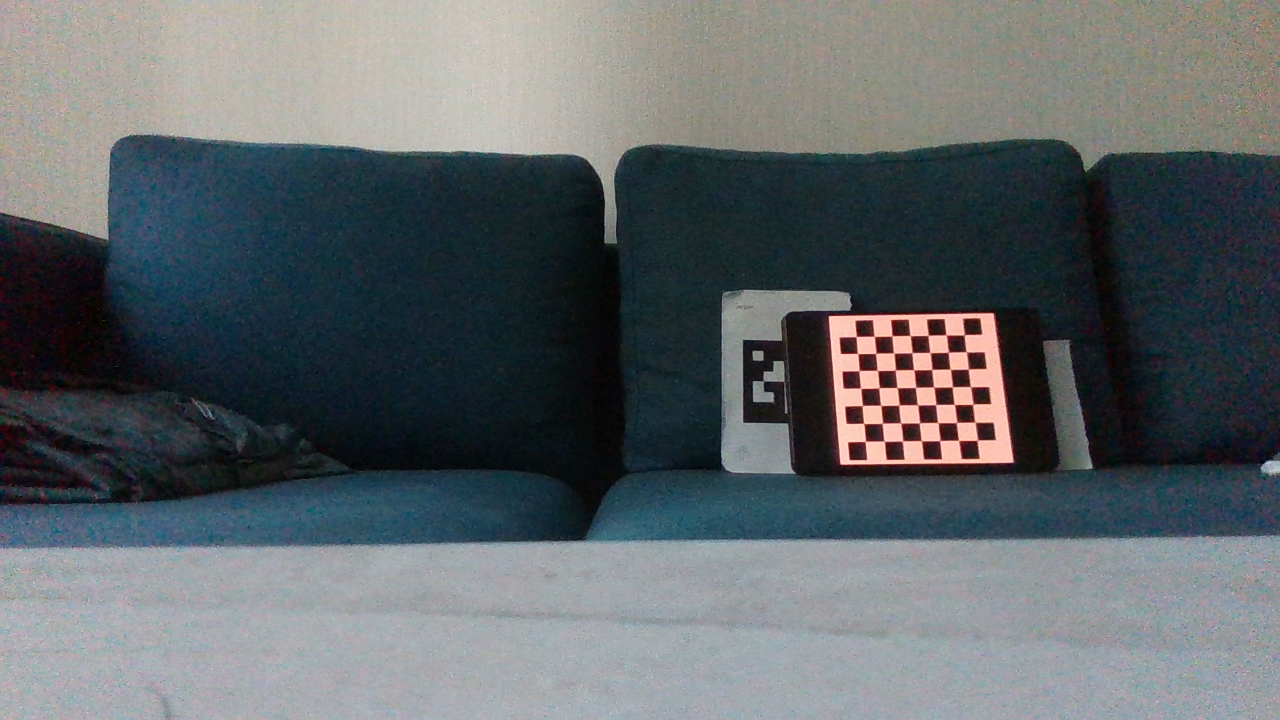
#> input picture calib_images/2021_12_16/0.png, 1280 x 720 px
$ python Camera_Calibration.py
#> lines starting #> are read from the running program, lines starting #| are printed output that depends on the picture; after the words box and inside, x2 and y2 are one past the last pixel; in counts of white or black regions, pixels touching at a corner belong together; long printed decimals are rounded
#> (the call stopped at in read_image_pipline, `pipeline = rs.pipeline()`: pyrealsense2 is not available in this run)
import os.path
import cv2
import glob
import pyrealsense2 as rs
import time
from pathlib import Path
import numpy as np

def read_image_pipline():
    pipeline = rs.pipeline()
    config = rs.config()
    config.enable_stream(rs.stream.color, 1280, 720, rs.format.bgr8, 30)
    profile = pipeline.start(config)

    save_path = os.path.join(os.getcwd(), "../calib_images", time.strftime("%Y_%m_%d", time.localtime()))
    if not Path(save_path).exists():
        os.mkdir(save_path)
    saved_color_image = None
    saved_count = 0

    cv2.namedWindow("live", cv2.WINDOW_AUTOSIZE)
    cv2.namedWindow("save", cv2.WINDOW_AUTOSIZE)

    try:
        while True:
            frames = pipeline.wait_for_frames()
            color_frame = frames.get_color_frame()
            color_image = np.asarray(color_frame.get_data())
            #color_image = cv2.resize(color_image, (256,192))
            cv2.imshow("live", color_image)
            key = cv2.waitKey(30)

            if key == ord('s'):
                saved_color_image = color_image
                cv2.imwrite(os.path.join((save_path), "{}.png".format(saved_count)), saved_color_image)
                saved_count+=1
                cv2.imshow("save", saved_color_image)

            if key == ord('q'):
                cv2.destroyAllWindows()
                break
    finally:
        pipeline.stop()


def getCameraParameters(path):
#> called with path = '../calib_images/2021_12_16/'
    chess_w = 7
    chess_h = 7

    # termination criteria
    criteria = (cv2.TERM_CRITERIA_EPS + cv2.TERM_CRITERIA_MAX_ITER, 30, 0.001)

    # prepare object points, like (0,0,0), (1,0,0), (2,0,0) ....,(6,5,0)
    objp = np.zeros((chess_w*chess_h, 3), np.float32)
    objp[:,:2] = np.mgrid[0:chess_w, 0:chess_h].T.reshape(-1,2)
    objp = objp*2 # 2mm
    # Arrays to store object points and image points from all the images.
    objpoints = [] # 3d point in real world space
    imgpoints = [] # 2d points in image plane.
    path_name = path + '*.png'
    files = glob.glob(path_name)
    for file in files:
        img = cv2.imread(file)
#> img is the input picture: shape (720, 1280, 3); mean B, G, R 105.3, 102.2, 96
        gray = cv2.cvtColor(img, cv2.COLOR_BGR2GRAY)
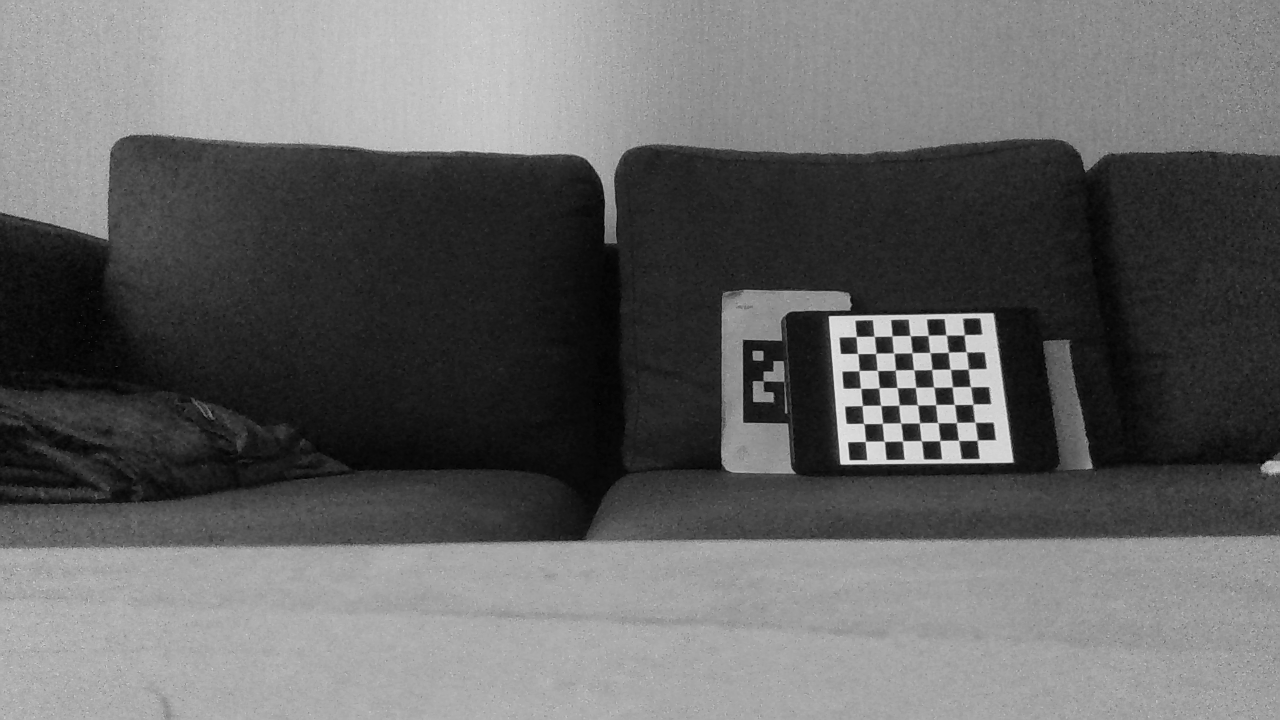
#> gray: shape (720, 1280); min 1, max 231, mean 100.6
        # Find the chess board corners
        ret, corners = cv2.findChessboardCorners(gray, (chess_w, chess_h),None)
#> ret = True; corners = 49 rows, first 8: [977, 440.4], [958.5, 440.3], [939.5, 440.7], [921.4, 440.8], [902.6, 441], [884.4, 441.5], [865.4, 441.4], [975, 422.2]

        # If found, add object points, image points (after refining them)
        if ret == True:
            objpoints.append(objp)

            corners2 = cv2.cornerSubPix(gray,corners, (9,9), (-1,-1), criteria)
#> corners2 = 49 rows, first 8: [977.3, 440.2], [958.6, 440.4], [939.9, 440.5], [921.4, 440.7], [902.6, 440.9], [884.2, 441.3], [865.4, 441.3], [974.9, 422.2]
            imgpoints.append(corners2)

            # Draw and display the corners
            img = cv2.drawChessboardCorners(img, (chess_w, chess_h), corners2,ret)
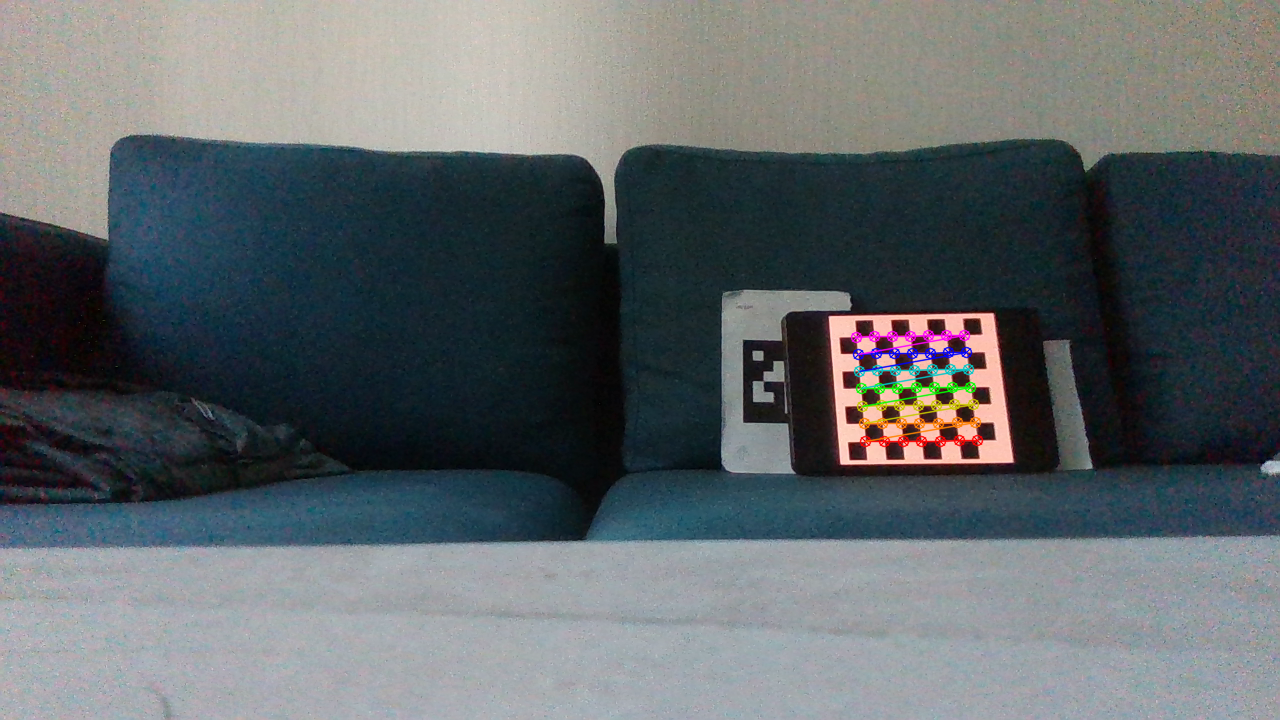
#> img: shape (720, 1280, 3); 0.84% of pixels changed, all inside (x1, y1, x2, y2) = (850, 329, 984, 448)
            cv2.imshow('img',img)
            cv2.waitKey(200)

    # camera matrix, distortion coefficients, rotation and translation vectors
    ret, mtx, dist, rvecs, tvecs = cv2.calibrateCamera(objpoints, imgpoints, gray.shape[::-1],None,None)
#> ret = 0.127; mtx = [[157.8, 0, 653.5], [0, 150.7, 400.6], [0, 0, 1]]; dist = [[0.00814, 7.34e-05, 0.00214, -0.00631, -6.79e-05]]; rvecs = ([-0.00061, 0.069, 3.12],); tvecs = ([34.87, 4.26, 16.87],)

    print("Number of valid views: " + str(len(rvecs)))
#| Number of valid views: 1
    print("Camera Intrinsics \n" + str(mtx))
#| Camera Intrinsics
#| [[157.774    0.         653.507]
#|  [  0.         150.735 400.559]
#|  [  0.           0.           1.        ]]
    print("Camera Distortion Matrix \n" + str(dist))
#| Camera Distortion Matrix
#| [[ 8.13911955e-03  7.34495063e-05  2.14120385e-03 -6.31429278e-03
#|   -6.78983671e-05]]
    cv2.destroyAllWindows()
    return mtx, rvecs, tvecs

if __name__ == '__main__':
    read_image_pipline()
    getCameraParameters('../calib_images/2021_12_16/')
